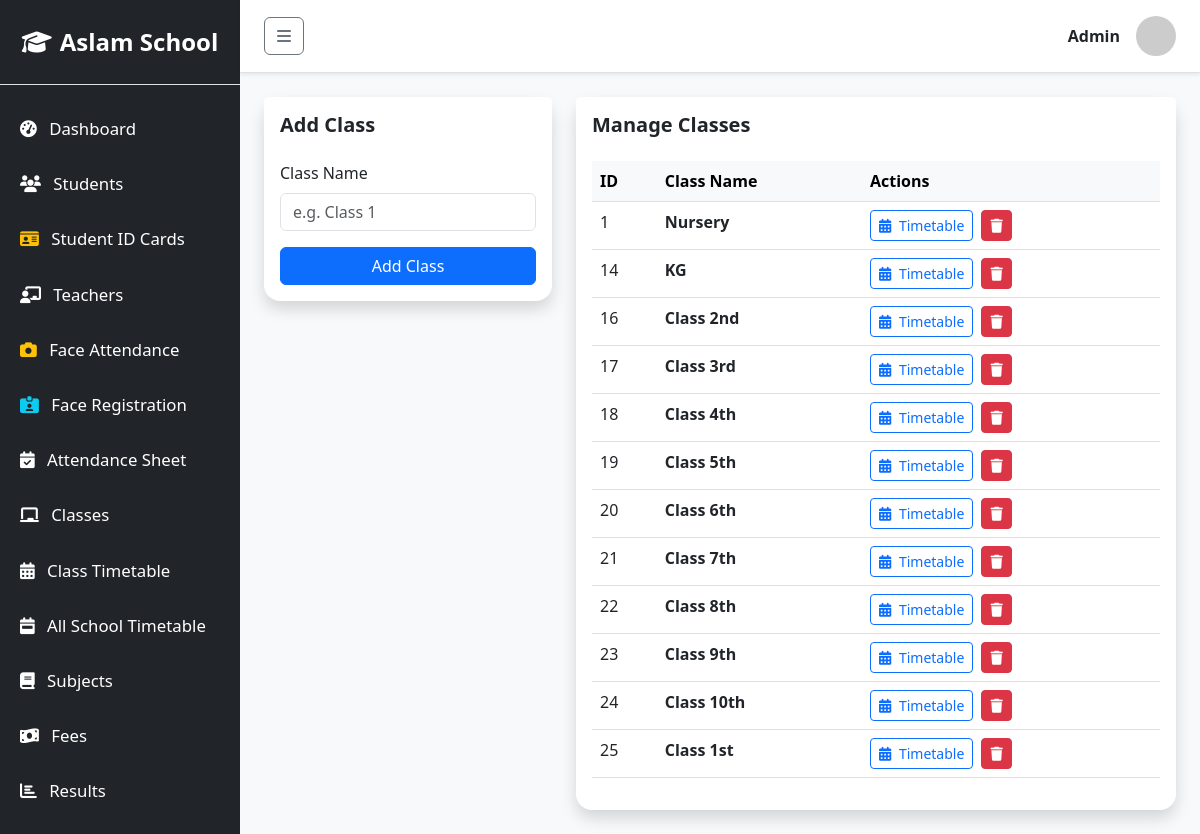
The app's page /school/classes/manage.php with its own data.
### tables this page shows
CREATE TABLE `classes` (
  `id` int(11) NOT NULL,
  `name` varchar(50) NOT NULL
);

### school/classes/manage.php (the view, shortened to what this page needs)
<?php
require_once '../includes/db.php';
require_once '../includes/header.php';
?>
<div class="row">
    <div class="col-md-4">
        <div class="card shadow border-0 rounded-4 mb-4">
            <div class="card-header bg-white pt-3 pb-0 border-0">
                <h5 class="fw-bold">Add Class</h5>
            </div>
            <div class="card-body">
                <form method="POST">
                    <div class="mb-3">
                        <label class="form-label">Class Name</label>
                        <input type="text" name="name" class="form-control" required placeholder="e.g. Class 1">
                    </div>
                    <button type="submit" name="add_class" class="btn btn-primary w-100">Add Class</button>
                </form>
            </div>
        </div>
    </div>
    <div class="col-md-8">
        <div class="card shadow border-0 rounded-4">
            <div class="card-header bg-white pt-3 pb-0 border-0">
                <h5 class="fw-bold">Manage Classes</h5>
            </div>
            <div class="card-body">
                <table class="table table-hover">
                    <thead class="table-light">
                        <tr>
                            <th>ID</th>
                            <th>Class Name</th>
                            <th>Actions</th>
                        </tr>
                    </thead>
                    <tbody>
                        <?php
                        $classes = $conn->query("SELECT * FROM classes");
                        while($row = $classes->fetch_assoc()):
                        ?>
                        <tr>
                            <td><?= $row['id'] ?></td>
                            <td class="fw-bold"><?= htmlspecialchars($row['name']) ?></td>
                            <td>
                                <a href="timetable.php?class_id=<?= $row['id'] ?>" class="btn btn-sm btn-outline-primary"><i class="fa-solid fa-calendar-days me-1"></i> Timetable</a>
                                <a href="manage.php?delete=<?= $row['id'] ?>" class="btn btn-sm btn-danger ms-1" onclick="return confirm('Delete this class? This will delete all students and subjects linked to it!')"><i class="fa-solid fa-trash"></i></a>
                            </td>
                        </tr>
                        <?php endwhile; ?>
                    </tbody>
                </table>
            </div>
        </div>
    </div>
</div>
<?php require_once '../includes/footer.php'; ?>

### records on screen
classes: id "1", name "Nursery"
classes: id "14", name "KG"
classes: id "16", name "Class 2nd"
classes: id "17", name "Class 3rd"
classes: id "18", name "Class 4th"
classes: id "19", name "Class 5th"
classes: id "20", name "Class 6th"
classes: id "21", name "Class 7th"
classes: id "22", name "Class 8th"
classes: id "23", name "Class 9th"
classes: id "24", name "Class 10th"
classes: id "25", name "Class 1st"

### other values on screen
$_SESSION['user_name'] "Admin"
